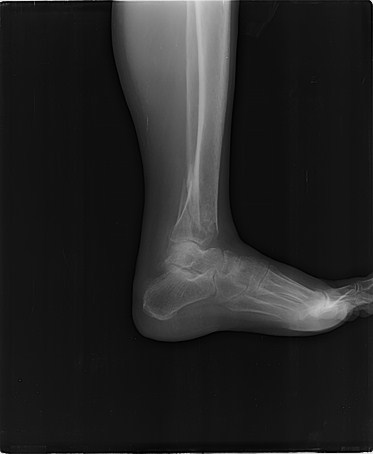
#> input picture ID001-xray.png, 373 x 454 px, found by its file name
$ python 05_angles.py
#> lines starting #> are read from the running program, lines starting #| are printed output that depends on the picture; after the words box and inside, x2 and y2 are one past the last pixel; in counts of white or black regions, pixels touching at a corner belong together
### results/v1/multi-agent-single-model/qwen3.8-27b/ID001-xray_analysis/scripts/common.py
import os
import numpy as np
import cv2
from PIL import Image

BASE = "/home/ralph/projects/ufsc/pablo-xray-tests-claude/ID001-xray_analysis"
IMG_DIR = os.path.join(BASE, "images")
ORIG = os.path.join(IMG_DIR, "ID001-xray.png")


def load_gray():
    img = Image.open(ORIG).convert("L")
    return np.array(img, dtype=np.uint8)


def load_rgb():
    return np.array(Image.open(ORIG), dtype=np.uint8)
#> returned value is the input picture: shape (454, 373, 3); min 0, max 237, mean 36.5


def clahe(gray, clip=3.0, tile=(8, 8)):
    return cv2.createCLAHE(clipLimit=clip, tileGridSize=tile).apply(gray)


# [6 lines left out: function crop_zoom, not called in this run]


def save(name, arr):
    path = os.path.join(IMG_DIR, name)
    if arr.ndim == 2:
        Image.fromarray(arr, mode="L").convert("RGB").save(path)
    else:
        Image.fromarray(arr, mode="RGB").save(path)
    print("saved", path, arr.shape)
    return path


def unsharp(gray, sigma=2.0, amount=2.0):
    blurred = cv2.GaussianBlur(gray, (0, 0), sigma)
    return np.clip(gray.astype(np.int16) + amount * (gray.astype(np.int16) - blurred.astype(np.int16)), 0, 255).astype(np.uint8)

### results/v1/multi-agent-single-model/qwen3.8-27b/ID001-xray_analysis/scripts/05_angles.py
"""[12] Quantitative angular measurement with landmark lines drawn on the native original + projection checks."""
import os
import sys
import math
import cv2
sys.path.insert(0, os.path.dirname(os.path.abspath(__file__)))
from common import load_rgb, save, BASE

rgb = load_rgb().copy()

# Landmarks (x, y) placed on the native original by numeric profile probing.
A = (154, 280)   # posterosuperior calcaneal tuberosity (Achilles insertion apex)
C = (162, 319)   # most inferior plantar point of calcaneus
B = (205, 301)   # anterior calcaneal tuberosity (rise of plantar line)
T1, T2 = (176, 45), (186, 158)      # tibial axis (shaft midpoints)
M1, M2 = (248, 298), (318, 330)     # metatarsal axis (proximal -> distal shaft)
TA1, TA2 = (192, 247), (208, 282)   # talar axis (dome -> head)
FIB, TIB = (216, 210), (198, 210)   # fibula / tibia centers at y=210 (rotation proxy)
THEAD = (200, 275)                   # talar head (rotation proxy marker)


def angle_between(p, q, r):
    """angle in degrees at vertex q between q->p and q->r"""
    v1 = (p[0] - q[0], p[1] - q[1])
    v2 = (r[0] - q[0], r[1] - q[1])
    cos = (v1[0] * v2[0] + v1[1] * v2[1]) / (math.hypot(*v1) * math.hypot(*v2))
    return math.degrees(math.acos(max(-1.0, min(1.0, cos))))


bohler = angle_between(B, A, C)
pitch = abs(math.degrees(math.atan2(B[1] - C[1], B[0] - C[0])))
# tibiometatarsal: angle between tibial axis direction and metatarsal axis direction
d_tib = (T2[0] - T1[0], T2[1] - T1[1])
d_mt = (M2[0] - M1[0], M2[1] - M1[1])
cos_tib_mt = (d_tib[0] * d_mt[0] + d_tib[1] * d_mt[1]) / (math.hypot(*d_tib) * math.hypot(*d_mt))
tib_met = abs(math.degrees(math.acos(max(-1.0, min(1.0, cos_tib_mt)))))
# tibiocalcaneal: tibial axis vs posterior calcaneal line A->C
d_cal = (C[0] - A[0], C[1] - A[1])
cos_tib_cal = (d_tib[0] * d_cal[0] + d_tib[1] * d_cal[1]) / (math.hypot(*d_tib) * math.hypot(*d_cal))
tib_cal = abs(math.degrees(math.acos(max(-1.0, min(1.0, cos_tib_cal)))))
# talocalcaneal: talar axis vs A->C
d_tar = (TA2[0] - TA1[0], TA2[1] - TA1[1])
cos_tar_cal = (d_tar[0] * d_cal[0] + d_tar[1] * d_cal[1]) / (math.hypot(*d_tar) * math.hypot(*d_cal))
tar_cal = abs(math.degrees(math.acos(max(-1.0, min(1.0, cos_tar_cal)))))
fib_sep = FIB[0] - TIB[0]

YELLOW = (0, 255, 255)
GREEN = (0, 220, 0)
CYAN = (255, 200, 0)
MAGENTA = (255, 0, 220)
WHITE = (255, 255, 255)


def seg(p, q, color, w=1):
#> called with p = (154, 280), q = (162, 319), color = (0, 255, 255), w = 1
    cv2.line(rgb, p, q, color, w, lineType=cv2.LINE_AA)
#> rgb: shape (454, 373, 3); 0.07% of pixels changed, all inside (x1, y1, x2, y2) = (153, 280, 164, 321)
#> in seg (call 2), `cv2.line(rgb, p, q, color, w, lineType=cv2.LINE_AA)`: rgb: shape (454, 373, 3); mean R, G, B 36.5, 36.7, 36.7


def dot(p, color, r=3):
#> called with p = (154, 280), color = (0, 255, 255), r = 3
    cv2.circle(rgb, p, r, color, 2, lineType=cv2.LINE_AA)


# Böhler lines
seg(A, C, YELLOW); seg(A, B, YELLOW)
dot(A, YELLOW); dot(B, YELLOW); dot(C, YELLOW)
#> in dot (call 2), `cv2.circle(rgb, p, r, color, 2, lineType=cv2.LINE_AA)`: rgb: shape (454, 373, 3); mean R, G, B 36.4, 36.8, 36.8
#> in dot (call 3), `cv2.circle(rgb, p, r, color, 2, lineType=cv2.LINE_AA)`: rgb: shape (454, 373, 3); mean R, G, B 36.4, 36.9, 36.9
cv2.putText(rgb, "Bohler", (118, 300), cv2.FONT_HERSHEY_SIMPLEX, 0.35, YELLOW, 1, cv2.LINE_AA)
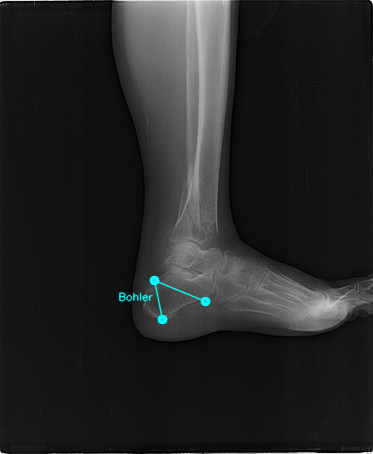
#> rgb: shape (454, 373, 3); mean R, G, B 36.4, 37, 37
# calcaneal pitch: plantar line C->B and horizontal reference at C
seg(C, B, GREEN)
#> in seg (call 3), `cv2.line(rgb, p, q, color, w, lineType=cv2.LINE_AA)`: rgb: shape (454, 373, 3); 0.08% of pixels changed, all inside (x1, y1, x2, y2) = (162, 300, 207, 321)
seg((C[0] - 30, C[1]), (C[0] + 45, C[1]), GREEN)
cv2.putText(rgb, "pitch", (170, 332), cv2.FONT_HERSHEY_SIMPLEX, 0.35, GREEN, 1, cv2.LINE_AA)
#> rgb: shape (454, 373, 3); mean R, G, B 36.3, 37.2, 36.9
# tibial axis
seg(T1, T2, CYAN)
cv2.putText(rgb, "tibia", (150, 105), cv2.FONT_HERSHEY_SIMPLEX, 0.35, CYAN, 1, cv2.LINE_AA)
#> rgb: shape (454, 373, 3); mean R, G, B 36.5, 37.4, 36.8
# metatarsal axis
seg(M1, M2, CYAN)
#> in seg (call 6), `cv2.line(rgb, p, q, color, w, lineType=cv2.LINE_AA)`:
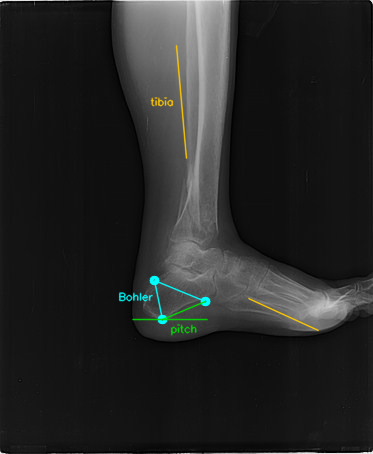
#> rgb: shape (454, 373, 3); mean R, G, B 36.6, 37.4, 36.7
# talar axis
seg(TA1, TA2, MAGENTA)
#> in seg (call 7), `cv2.line(rgb, p, q, color, w, lineType=cv2.LINE_AA)`: rgb: shape (454, 373, 3); 0.06% of pixels changed, all inside (x1, y1, x2, y2) = (191, 247, 210, 284)
# rotation proxies
seg((TIB[0], 195), (TIB[0], 225), WHITE)
#> in seg (call 8), `cv2.line(rgb, p, q, color, w, lineType=cv2.LINE_AA)`: rgb: shape (454, 373, 3); mean R, G, B 36.7, 37.4, 36.8
seg((FIB[0], 195), (FIB[0], 225), WHITE)
#> in seg (call 9), `cv2.line(rgb, p, q, color, w, lineType=cv2.LINE_AA)`: rgb: shape (454, 373, 3); mean R, G, B 36.7, 37.5, 36.8
dot(THEAD, (0, 255, 255), 4)
cv2.putText(rgb, "talar head", (206, 272), cv2.FONT_HERSHEY_SIMPLEX, 0.30, (0, 255, 255), 1, cv2.LINE_AA)
cv2.putText(rgb, f"tib-fib gap={fib_sep}px", (222, 200), cv2.FONT_HERSHEY_SIMPLEX, 0.32, WHITE, 1, cv2.LINE_AA)
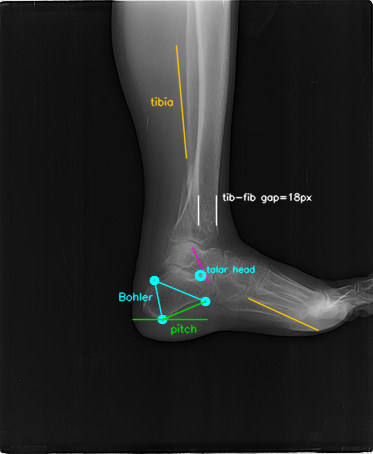
#> rgb: shape (454, 373, 3); mean R, G, B 36.9, 38, 37.4

save("12_angles_overlay.png", rgb)
#| saved /home/ralph/projects/ufsc/pablo-xray-tests-claude/ID001-xray_analysis/images/12_angles_overlay.png (454, 373, 3)

report = f"""ANGLE MEASUREMENTS — ID001-xray.png (native-resolution landmarks, see 12_angles_overlay.png)
Landmarks (x,y): A posterosup calcaneal tuberosity={A}; C inferior plantar point={C};
B anterior calcaneal tuberosity={B}; tibial axis {T1}->{T2}; metatarsal axis {M1}->{M2};
talar axis {TA1}->{TA2}; fibula center x={FIB[0]} / tibia center x={TIB[0]} at y=210.

Boehler angle (A-B vs A-C):            {bohler:6.1f} deg   (normal ~20-40 deg)
Calcaneal pitch (plantar line vs horiz):{pitch:6.1f} deg   (normal ~15-30 deg)
Tibiometatarsal angle:                 {tib_met:6.1f} deg   (normal ~10-25 deg; estimate — MT axis truncated by crop)
Tibiocalcaneal angle:                  {tib_cal:6.1f} deg   (normal ~25-40 deg)
Talocalcaneal angle:                   {tar_cal:6.1f} deg   (normal ~25-50 deg)
Fibula-tibia center separation:        {fib_sep:6d} px     (true lateral: ~0; indicates off-true-lateral rotation)

CAVEATS:
- Landmark placement error ~+/-3-4 px -> angle uncertainty ~+/-5-8 deg (Böhler is the most sensitive).
- The measured fibula-tibia separation (~{fib_sep}px) shows the view is NOT a true lateral;
  ALL angles carry this projection bias (Agent_06 rule: call abnormal only if outside
  normal range by more than estimated landmark error).
- First-metatarsal axis truncated at the right-edge crop -> tibiometatarsal is an estimate.
- No physical scale; angles are scale-invariant so no mm conversion applies.
"""
with open(os.path.join(BASE, "planning", "angle_measurements.txt"), "w") as f:
    f.write(report)
print(report)
